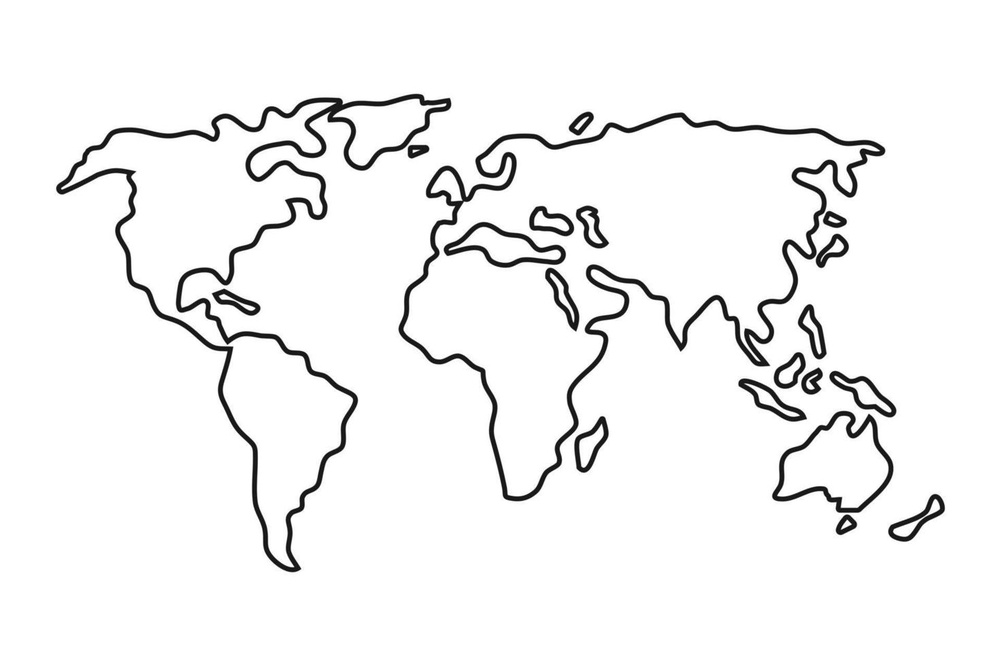
#> input picture scripts/plotting/simple-world-map-in-flat-style-isolated-on-white-background-illustration-free-vector.jpg, 1000 x 667 px, shrunk from 1470 x 980 before the run
$ python cloudcast_figs.py
#> lines starting #> are read from the running program, lines starting #| are printed output that depends on the picture
import numpy as np
import matplotlib.pyplot as plt
from PIL import Image
from matplotlib.path import Path
from matplotlib.patches import PathPatch, Circle


def plot_relay_on_world_image(
    img_path,
    source, worker, destinations,
    figsize=(12, 6),
    node_radius_px=26,      # BIGGER nodes
    direct_color="#d62728",
    relay_color="#2ca02c",
    direct_lw=2.0,
    relay_lw=2.0,
    relay_ls="--",
    alpha=0.95,
    arrow_head_scale=20,
    extent_lonlat=(-180, 180, -90, 90),
    savepath=None,
    show=True,
):
#> called with figsize = (12, 6), node_radius_px = 26, direct_color = '#d62728', relay_color = '#2ca02c', direct_lw = 2, relay_lw = 2, relay_ls = '--', alpha = 0.95
    import numpy as np
    import matplotlib.pyplot as plt
    from PIL import Image
    from matplotlib.patches import Circle

    # -------------------- load image --------------------
    img = Image.open(img_path).convert("RGBA")
    W, H = img.size
#> W = 1000; H = 667

    fig, ax = plt.subplots(figsize=figsize)
    ax.imshow(img, extent=(0, W, H, 0))
    ax.set_xlim(0, W)
    ax.set_ylim(H, 0)
    ax.axis("off")

    lon_min, lon_max, lat_min, lat_max = extent_lonlat

    # -------------------- coordinate transform --------------------
    def lonlat_to_xy(lon, lat):
        x = (lon - lon_min) / (lon_max - lon_min) * W
        y = (lat_max - lat) / (lat_max - lat_min) * H
        return float(x), float(y)

    # -------------------- draw node --------------------
    def draw_node(lon, lat, label, color, textcolor="black"):
        x, y = lonlat_to_xy(lon, lat)
        circ = Circle(
            (x, y),
            radius=node_radius_px,
            facecolor=color,
            edgecolor="none",    # ❌ NO BORDER
            linewidth=0,
            zorder=6
        )
        ax.add_patch(circ)
        ax.text(
            x, y, label,
            ha="center", va="center",
            fontsize=13, fontweight="bold",
            color=textcolor, zorder=7
        )

    # -------------------- draw straight arrow --------------------
    def draw_arrow(lon1, lat1, lon2, lat2, color, lw, ls="-"):
        x1, y1 = lonlat_to_xy(lon1, lat1)
        x2, y2 = lonlat_to_xy(lon2, lat2)

        ax.annotate(
            "",
            xy=(x2, y2), xytext=(x1, y1),
            arrowprops=dict(
                arrowstyle="-|>",
                color=color,
                linewidth=lw,
                linestyle=ls,
                mutation_scale=arrow_head_scale,
                alpha=alpha,
            ),
            zorder=4,
        )

    # -------------------- unpack points --------------------
    s_lon, s_lat, s_lab = source["lon"], source["lat"], source.get("label", "S")
    w_lon, w_lat, w_lab = worker["lon"], worker["lat"], worker.get("label", "W")

    # -------------------- arrows --------------------
    for d in destinations:
        draw_arrow(s_lon, s_lat, d["lon"], d["lat"], color=direct_color, lw=direct_lw, ls="-")

    draw_arrow(s_lon, s_lat, w_lon, w_lat, color=relay_color, lw=relay_lw, ls=relay_ls)
    for d in destinations:
        draw_arrow(w_lon, w_lat, d["lon"], d["lat"], color=relay_color, lw=relay_lw, ls=relay_ls)

    # -------------------- nodes --------------------
    draw_node(s_lon, s_lat, s_lab, color="#3b1b7a", textcolor="white")
    draw_node(w_lon, w_lat, w_lab, color="#f2c94c", textcolor="black")
    for d in destinations:
        draw_node(d["lon"], d["lat"], d.get("label", "D"), color="#bfe3f6", textcolor="black")

    if savepath:
        plt.savefig(savepath, dpi=200, bbox_inches="tight")
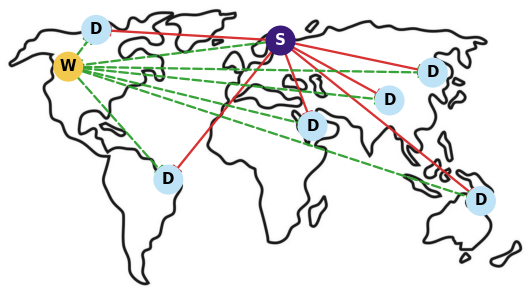
#> figure drawn by matplotlib, 1 panel

    if show:
        plt.show()

    return fig, ax


# ---------------- Example ----------------
if __name__ == "__main__":
    img_path = "simple-world-map-in-flat-style-isolated-on-white-background-illustration-free-vector.jpg"

    # Reuse the same set of points as before, but swap roles
    # so the layout is different from the original paper.
    source = {"lon": 10.0, "lat": 50.0, "label": "S"}    # Europe-ish
    worker = {"lon": -122.4, "lat": 37.8, "label": "W"}  # west coast US

    destinations = [
        {"lon": -105.0, "lat": 55.0,  "label": "D"},     # Canada-ish
        {"lon": -60.0,  "lat": -15.0, "label": "D"},
        {"lon":  30.0,  "lat":  10.0, "label": "D"},
        {"lon":  78.0,  "lat":  22.0, "label": "D"},
        {"lon": 105.0,  "lat":  35.0, "label": "D"},
        {"lon": 135.0,  "lat": -25.0, "label": "D"},
    ]

    plot_relay_on_world_image(img_path, source, worker, destinations, savepath="relay_world.pdf")
